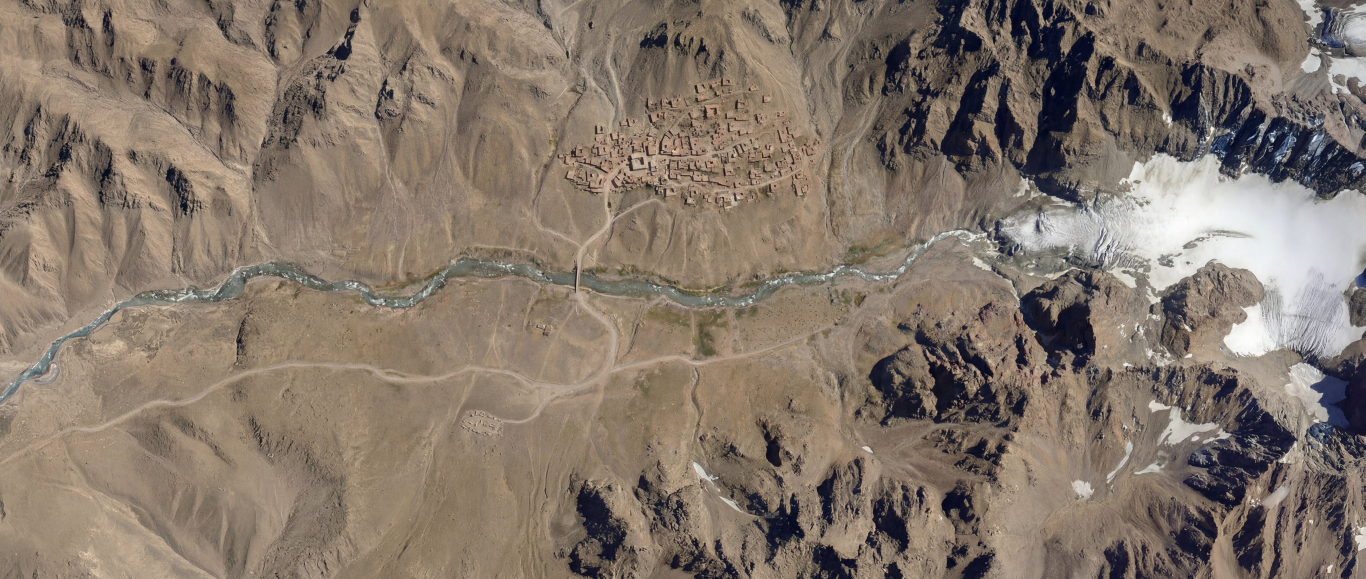
#> input picture Scripts/3d-map-pipeline/viewer/texture.jpg, 4096 x 1737 px (shown at 1/3 size)
$ python -i places_master_map_layers.py   (imports and definitions only)
#> lines starting #> are read from the running program, lines starting #| are printed output that depends on the picture
#> further down, picture is the input picture: PIL image 4096x1737 RGB; mean R, G, B 132.7, 119.1, 106.6
#!/usr/bin/env python3
"""Bootstrap and inspect project-local master-map vector layer scaffolds.

This is a headless helper for turning the fictional Amira master map into a more
structured map asset over time. It does not magically vectorize the image; it
creates a durable project-local layer bundle that can accumulate:
- landmark/building anchors
- river / road / bridge / district vectors
- future manual or semi-automatic polygon traces
"""

from __future__ import annotations

import argparse
import heapq
import json
import math
from datetime import datetime, timezone
from pathlib import Path
from typing import Any

DEFAULT_PROJECT = Path('/Volumes/Storage VIII/Users/gary/Amira - A Modern Opera')
MASTER_MAP_FALLBACK = 'Animate/backgrounds/chosen-references/map/01-master_valley_topdown_map_4k_v5.png'
LAYERS_FILE = 'Places/places-master-map-layers.json'
AUTO_ANCHOR_SOURCES = {'worldGraph.node', 'generatedRecord.confirmed'}
AUTO_VECTOR_SOURCE_PREFIXES = ('draft.',)


def now_iso() -> str:
    return datetime.now(timezone.utc).isoformat().replace('+00:00', 'Z')


def load_json(path: Path) -> Any:
    return json.loads(path.read_text())


def save_json(path: Path, payload: Any) -> None:
    path.write_text(json.dumps(payload, indent=2, ensure_ascii=False) + '\n')


def workflow_path(project: Path) -> Path:
    return project / 'Places' / 'places-workflow.json'


def places_path(project: Path) -> Path:
    return project / 'Places' / 'places.json'


def output_path(project: Path) -> Path:
    return project / LAYERS_FILE


def clean(text: str | None) -> str:
    return (text or '').strip()


def lower(text: str | None) -> str:
    return clean(text).lower()


# [50 lines left out: functions effective_master_map, landmark_kind, empty_layers, upsert_feature, not called in this run]


def normalize01(value: float) -> float:
    return max(0.0, min(1.0, float(value)))


def point_dict(x: float, y: float) -> dict[str, float]:
    return {'x': round(normalize01(x), 6), 'y': round(normalize01(y), 6)}


# [57 lines left out: functions source_priority, anchor_aliases, authoritative_anchor_map, not called in this run]


def _load_image_stack():
    import numpy as np
    from PIL import Image
    from scipy.ndimage import gaussian_filter

    return np, Image, gaussian_filter


def build_cost_map(image: Any, scale: float = 0.22, mode: str = 'road'):
#> called with scale = 0.22, mode = 'road'
    np, _, gaussian_filter = _load_image_stack()
    small = image.resize((max(256, int(image.size[0] * scale)), max(128, int(image.size[1] * scale))))
    arr = np.array(small.convert('RGB')).astype(np.float32)
    mx = arr.max(axis=2)
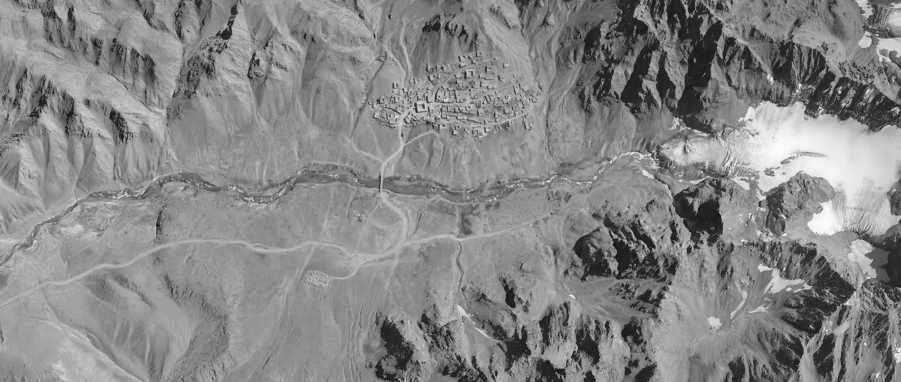
#> mx: shape (382, 901) float32; min 18, max 253, mean 134.4
    mn = arr.min(axis=2)
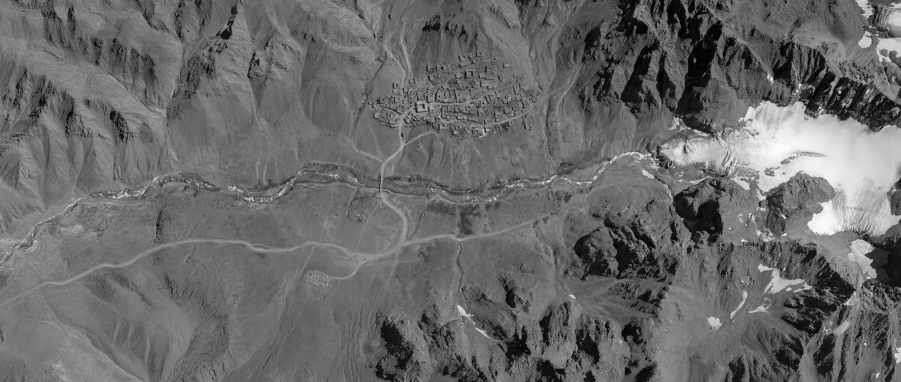
#> mn: shape (382, 901) float32; min 0, max 253, mean 104.9
    sat = np.divide(mx - mn, mx, out=np.zeros_like(mx), where=mx > 0)
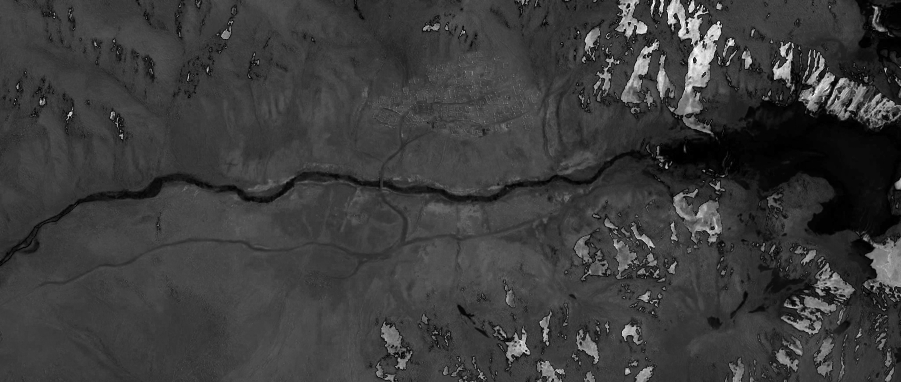
#> sat: shape (382, 901) float32; min 0, max 1, mean 0.234
    gray = arr.mean(axis=2) / 255.0
    blur = gaussian_filter(gray, sigma=2.4 if mode == 'water' else 2.0)
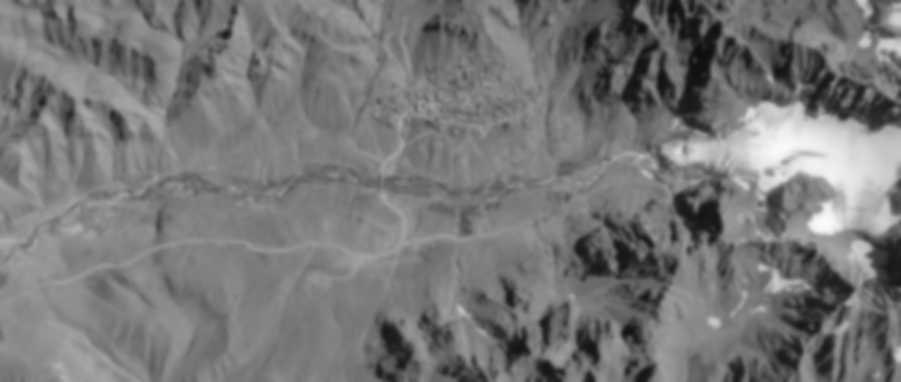
#> blur: shape (382, 901) float32; min 0.0543, max 0.983, mean 0.469
    contrast = np.clip(blur - gray, -1, 1)
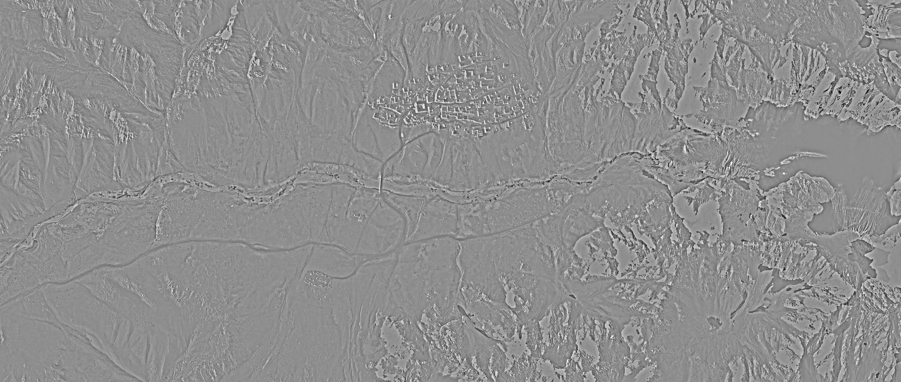
#> contrast: shape (382, 901) float32; min -0.496, max 0.391, mean 5.51e-11; drawn with min black and max white

    if mode == 'water':
        cost = 0.26 + gray * 1.45 + sat * 0.25 + np.abs(blur - gray) * 0.35
        cost -= np.clip((0.62 - gray), 0, 0.50) * 1.35
        cost -= np.clip((0.16 - sat), 0, 0.16) * 0.60
        cost += np.where(contrast < -0.02, np.abs(contrast) * 0.15, 0)
    else:
        cost = 0.15 + gray * 1.75 + sat * 0.75
        cost += np.where(contrast > 0, -contrast * 1.5, 0.25 * np.abs(contrast))
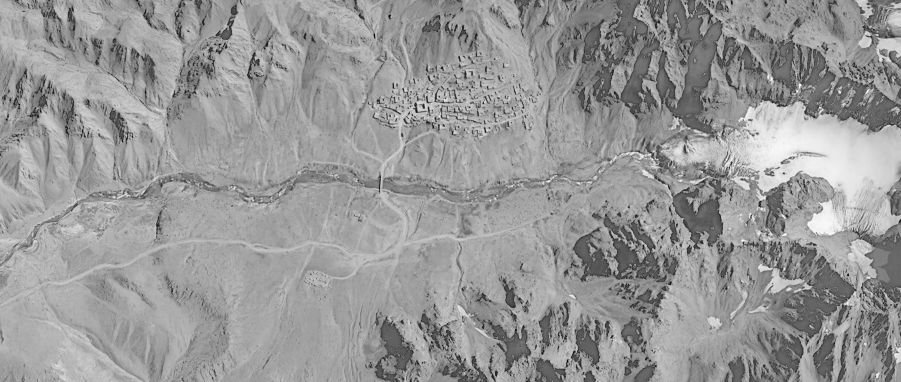
#> cost: shape (382, 901) float32; min -0.0948, max 1.94, mean 1.12; drawn with min black and max white
        cost -= np.clip((0.80 - gray), 0, 0.25) * 0.85

    cost = np.clip(cost, 0.02, 4.5)
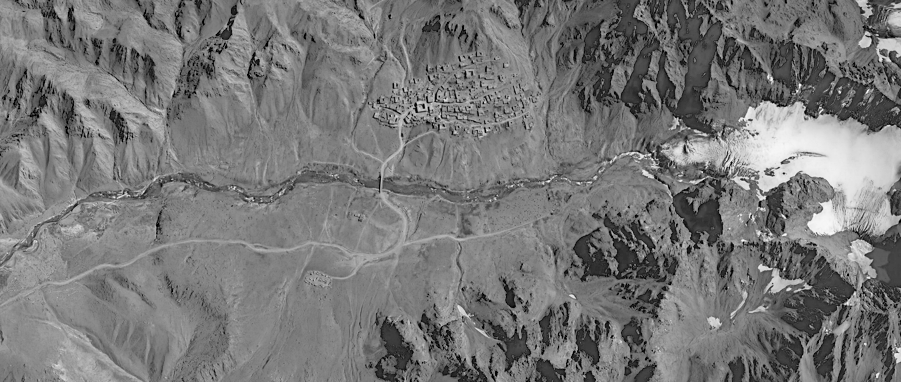
#> cost: shape (382, 901) float32; min 0.02, max 1.94, mean 0.926; drawn with min black and max white
    return small, cost


# [92 lines left out: functions astar, perpendicular_distance, rdp, dedupe_path, normalized_polyline, remove_auto_features, not called in this run]


def clamp_point(point: tuple[float, float]) -> tuple[float, float]:
    return normalize01(point[0]), normalize01(point[1])


def blend_points(a: tuple[float, float], b: tuple[float, float], t: float) -> tuple[float, float]:
    return a[0] * (1 - t) + b[0] * t, a[1] * (1 - t) + b[1] * t


# [442 lines left out: functions normalize_vec, path_tangent, make_band_polygon, merge_paths, water_seed_score, find_best_water_seed and 6 more, not called in this run]


# [2 lines not run here, left out]

>>> from PIL import Image
>>> picture = Image.open('3d-map-pipeline/viewer/texture.jpg')
>>> result = build_cost_map(picture)

$ run again, on Scripts/3d-map-pipeline/work/heightmap_norm.png
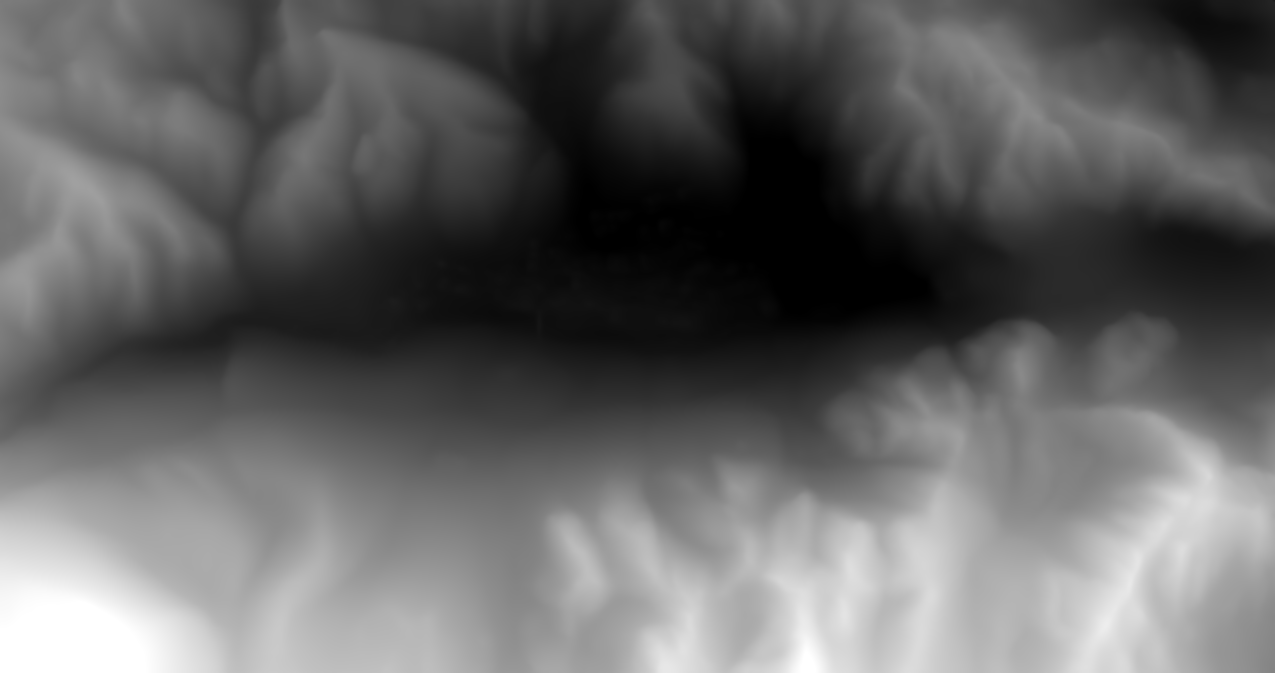
#> input picture Scripts/3d-map-pipeline/work/heightmap_norm.png, 10200 x 5380 px (shown at 1/8 size)
#> picture is the input picture: PIL image 10200x5380 L; min 0, max 255, mean 99.5
#> sat: shape (1183, 2244) float32; every value is 0
#> in build_cost_map, `contrast = np.clip(blur - gray, -1, 1)`:
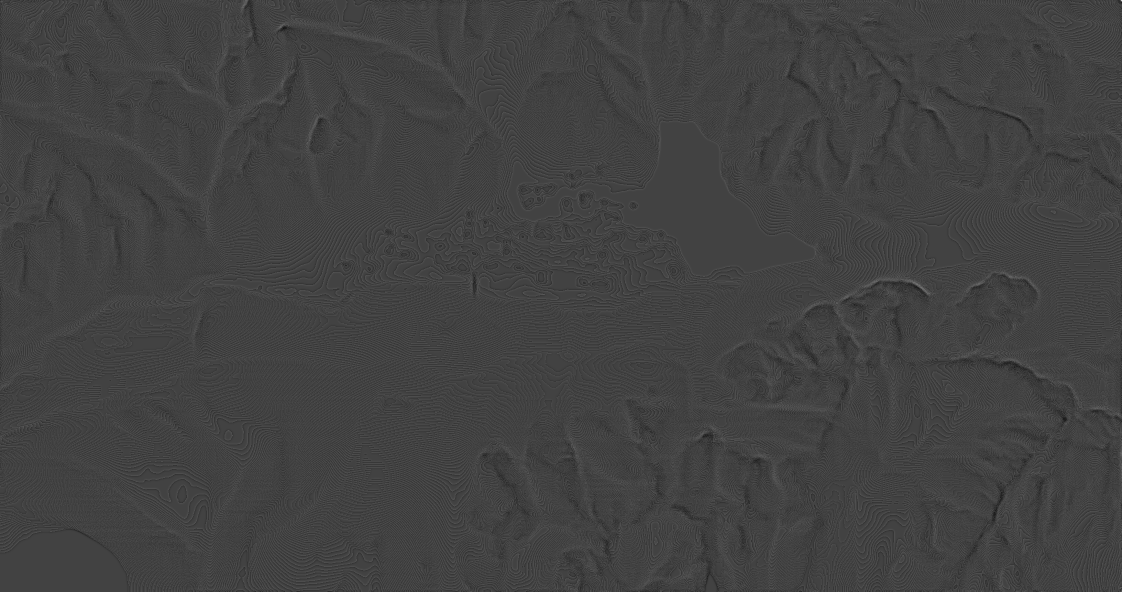
#> contrast: shape (1183, 2244) float32 (shown at 1/2 size); min -0.0072, max 0.0205, mean -2.94e-12; drawn with min black and max white
#> in build_cost_map, `cost = np.clip(cost, 0.02, 4.5)`:
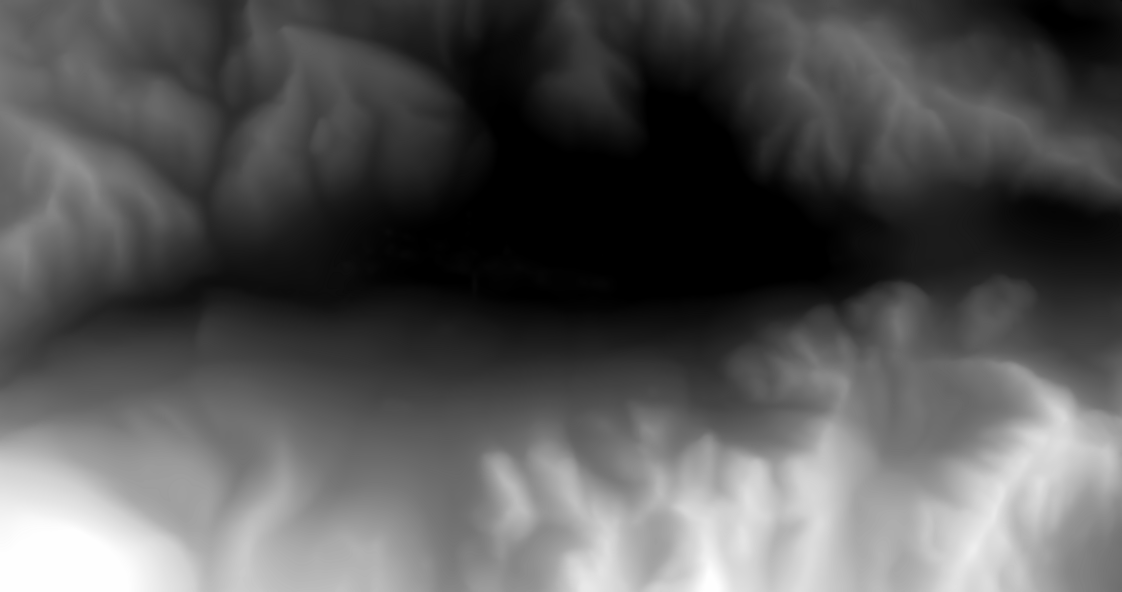
#> cost: shape (1183, 2244) float32 (shown at 1/2 size); min 0.02, max 1.9, mean 0.657; drawn with min black and max white
